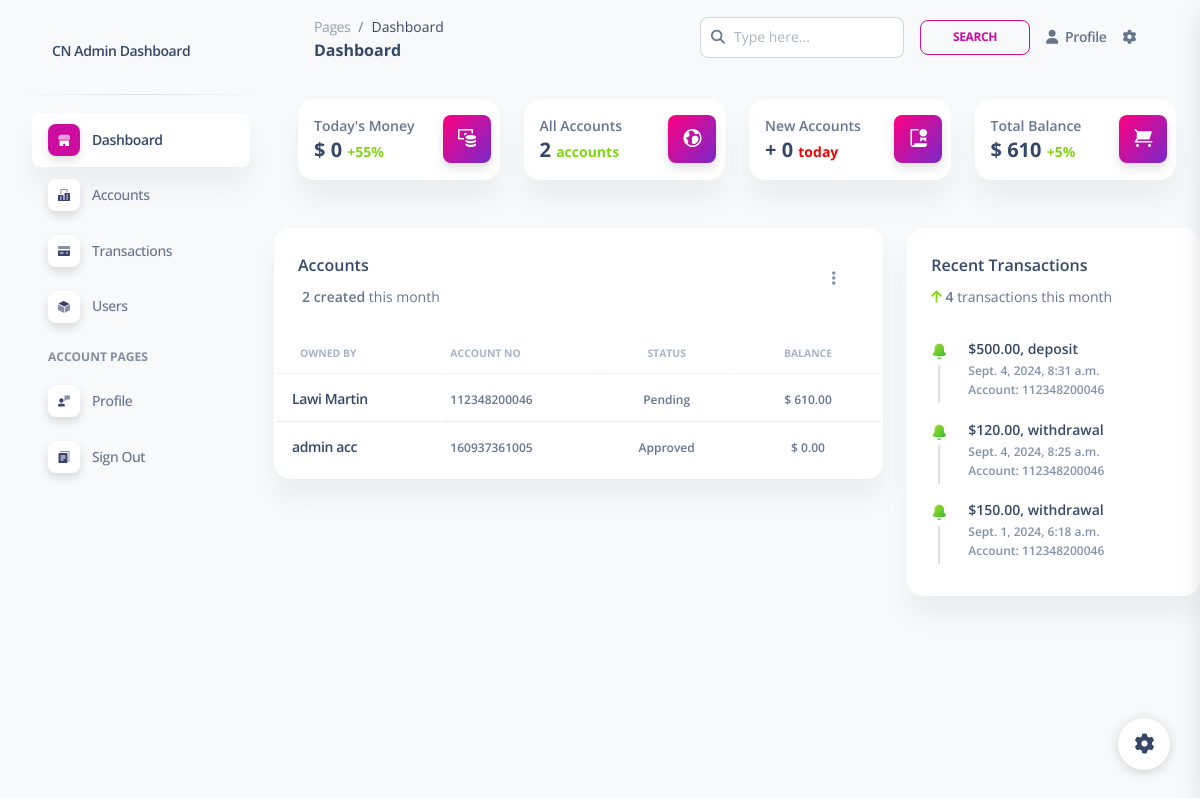
Page /control/dashboard on the earlier database version.
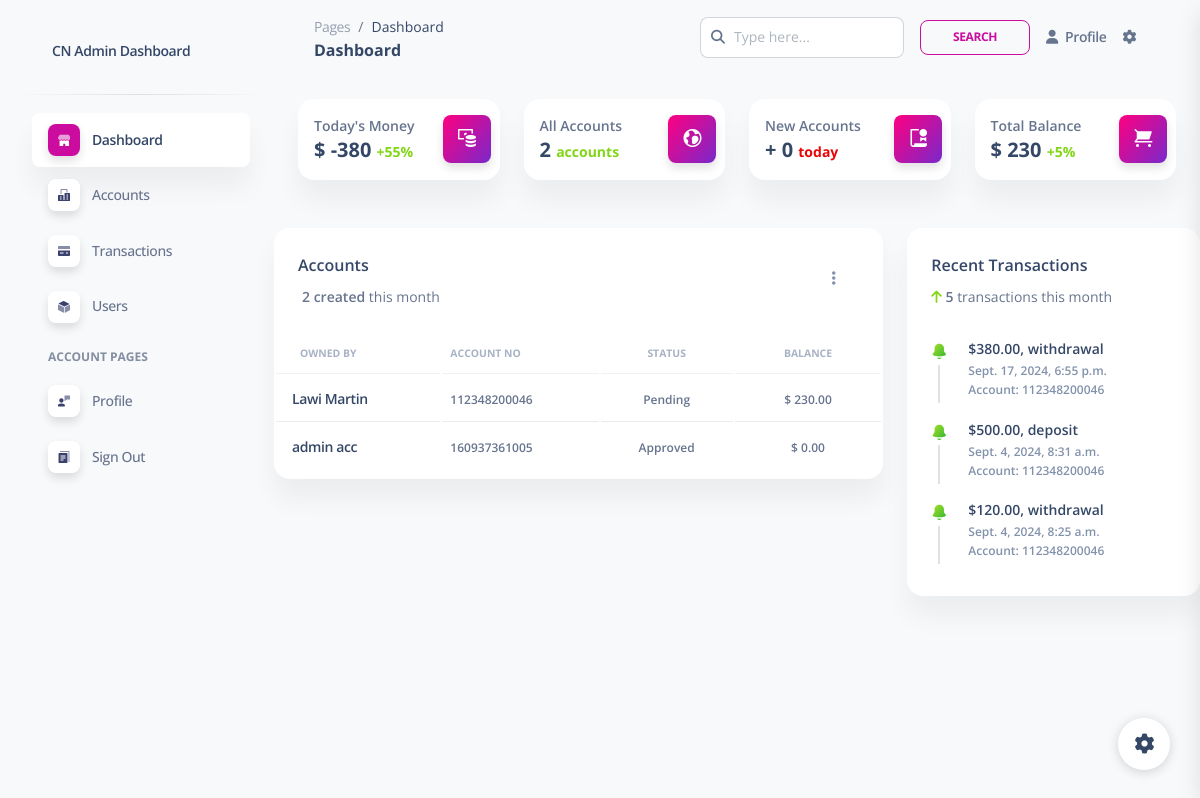
Same page on the later database version.
### core/models.py (models this page shows, shortened)
class Account(models.Model):
    STATUS = [
        ('Active', 'active'),
        ('Inactive', 'inactive'),
        ('Pending', 'pending'),
        ('On Hold', 'on hold'),
        ('Closed', 'closed'),
    ]
    user = models.OneToOneField(CustomUser, on_delete=models.CASCADE, related_name='account')
    balance = models.DecimalField(max_digits=12, decimal_places=2, default=0.00)
    status = models.CharField(max_length=50, choices=STATUS, default='pending')
    account_no = models.CharField(max_length=12, editable=False, unique=True)

class Transaction(models.Model):
    TRANSACTION_TYPES = (
        ('deposit', 'Deposit'),
        ('withdrawal', 'Withdrawal'),
    )
    STATUS = (
        ('Pending', 'pending'),
        ('Confirmed', 'confirmed'),
        ('Rejected', 'rejected'),
    )
    account = models.ForeignKey(Account, on_delete=models.CASCADE, related_name='transactions')
    transaction_type = models.CharField(max_length=10, choices=TRANSACTION_TYPES)
    amount = models.DecimalField(max_digits=12, decimal_places=2)
    date = models.DateTimeField(default=timezone.now)
    tr_status = models.CharField(max_length=55, choices=STATUS, default='Pending')

### accounts/models.py (models this page shows, shortened)
class CustomUser(AbstractBaseUser, PermissionsMixin):
    ROLES = [
        ('User', 'user'),
        ('Staff', 'staff'),
        ('Admin', 'admin'),
    ]
    first_name = models.CharField(max_length=30, blank=False)
    last_name = models.CharField(max_length=30, blank=False)
    address = models.TextField(blank=True, null=True)
    phone_no = models.IntegerField(blank=True, null=True)
    email = models.EmailField(unique=True)
    date_joined = models.DateTimeField(default=timezone.now)
    last_login = models.DateTimeField(null=True, blank=True)
    is_active = models.BooleanField(default=True)
    is_staff = models.BooleanField(default=False)
    user_type = models.CharField(max_length=20, choices=ROLES, default='User')
    account_no = models.CharField(max_length=12, unique=True, editable=False)
    password_reset_token = models.CharField(max_length=100, blank=True, null=True)
    password_reset_expiry = models.DateTimeField(blank=True, null=True)
    objects = CustomUserManager()
    USERNAME_FIELD = 'email'
    REQUIRED_FIELDS = ['first_name', 'last_name']
    def get_full_name(self):
        return f"{self.first_name} {self.last_name}"

### control/views.py (the view)
# urls.py: path('dashboard', views.dashboard, name='dashboard'),
def dashboard(request):
    accounts = Account.objects.all()[0:10]
    accounts_count = Account.objects.all().count()
    today = timezone.now().date()
    new_accounts = CustomUser.objects.filter(date_joined__date=today).count()
    total_cash = Account.objects.aggregate(total_balance=Sum('balance'))['total_balance'] or 0
    transactions_today = Transaction.objects.filter(date__date=today)
    total_balance_today = transactions_today.aggregate(
        total_deposits=Sum('amount', filter=Q(transaction_type='deposit')),
        total_withdrawals=Sum('amount', filter=Q(transaction_type='withdrawal'))
    )
    total_balance_today = (total_balance_today['total_deposits'] or 0) - (total_balance_today['total_withdrawals'] or 0)
    transactions = Transaction.objects.all().order_by('-date')[0:3]
    transactions_count = Transaction.objects.all().count()
    context = {
        'accounts': accounts,
        'accounts_count': accounts_count,
        'new_accounts': new_accounts,
        'total_cash':total_cash,
        'total_balance_today': total_balance_today,
        'transactions': transactions,
        'transactions_count': transactions_count
    }
    return render(request, 'dashboard.html', context)

### control/templates/dashboard.html (shortened to what the changed rows need)
{% load static %}
<!DOCTYPE html>
<html lang="en">
<head>
    <link href="{% static 'css/nucleo-icons.css' %}" rel="stylesheet" />
    <link href="{% static 'css/nucleo-svg.css' %}" rel="stylesheet" />
    <link href="{% static 'css/nucleo-svg.css' %}" rel="stylesheet" />
    <link id="pagestyle" href="{% static 'css/soft-ui-dashboard.min.css' %}" rel="stylesheet" />
</head>
<body class="g-sidenav-show  bg-gray-100">
    <main class="main-content position-relative max-height-vh-100 h-100 border-radius-lg ">
        {% block content %}
        <div class="container-fluid py-4">
            <div class="row">
                <div class="col-xl-3 col-sm-6 mb-xl-0 mb-4">
                    <div class="card">
                        <div class="card-body p-3">
                            <div class="row">
                                <div class="col-8">
                                    <div class="numbers">
                                        <p class="text-sm mb-0 text-capitalize font-weight-bold">Today's Money</p>
                                        <h5 class="font-weight-bolder mb-0">
                                            $ {{total_balance_today}}
                                            <span class="text-success text-sm font-weight-bolder">+55%</span>
                                        </h5>
                                    </div>
                                </div>
                            </div>
                        </div>
                    </div>
                </div>
                <div class="col-xl-3 col-sm-6">
                    <div class="card">
                        <div class="card-body p-3">
                            <div class="row">
                                <div class="col-8">
                                    <div class="numbers">
                                        <p class="text-sm mb-0 text-capitalize font-weight-bold">Total Balance</p>
                                        <h5 class="font-weight-bolder mb-0">
                                            $ {{total_cash}}
                                            <span class="text-success text-sm font-weight-bolder">+5%</span>
                                        </h5>
                                    </div>
                                </div>
                            </div>
                        </div>
                    </div>
                </div>
            </div>
        </div>
        <div class="row my-4">
            <div class="col-lg-8 col-md-6 mb-md-0 mb-4">
                <div class="card">
                    <div class="card-body px-0 pb-2">
                        <div class="table-responsive">
                            <table class="table align-items-center mb-0">
                                <thead>
                                    <tr>
                                        <th class="text-uppercase text-secondary text-xxs font-weight-bolder opacity-7">
                                            Owned BY</th>
                                        <th
                                            class="text-uppercase text-secondary text-xxs font-weight-bolder opacity-7 ps-2">
                                            Account No</th>
                                        <th
                                            class="text-center text-uppercase text-secondary text-xxs font-weight-bolder opacity-7">
                                            Status</th>
                                        <th
                                            class="text-center text-uppercase text-secondary text-xxs font-weight-bolder opacity-7">
                                            Balance</th>
                                    </tr>
                                </thead>
                                <tbody>
                                    {% for acc in accounts %}
                                    <tr>
                                        <td>
                                            <div class="d-flex px-2 py-1">
                                                <div class="d-flex flex-column justify-content-center">
                                                    <h6 class="mb-0 text-sm">
                                                        <a href=""
                                                            class="text-decoration-none">{{acc.user.get_full_name}}</a>
                                                    </h6>
                                                </div>
                                            </div>
                                        </td>
                                        <td class="align-middle text-sm">
                                            <span class="text-xs font-weight-bold"> {{acc.account_no}} </span>
                                        </td>
                                        <td class="align-middle text-center text-sm">
                                            <span class="text-xs font-weight-bold"> {{acc.status}} </span>
                                        </td>
                                        <td class="align-middle text-center text-sm">
                                            <span class="text-xs font-weight-bold"> $ {{acc.balance}} </span>
                                        </td>
                                    </tr>
                                    {% endfor %}
                                </tbody>
                            </table>
                        </div>
                    </div>
                </div>
            </div>
            <div class="col-lg-4 col-md-5">
                <div class="card h-100">
                    <div class="card-header pb-0">
                        <p class="text-sm">
                            <i class="fa fa-arrow-up text-success" aria-hidden="true"></i>
                            <span class="font-weight-bold">{{transactions_count}}</span> transactions this month
                        </p>
                    </div>
                    <div class="card-body p-3">
                        {% for tr in transactions %}
                        <div class="timeline timeline-one-side">
                            <div class="timeline-block mb-3">
                                <span class="timeline-step">
                                    <i class="ni ni-bell-55 text-success text-gradient"></i>
                                </span>
                                <div class="timeline-content">
                                    <h6 class="text-dark text-sm font-weight-bold mb-0">${{tr.amount}}, {{tr.transaction_type}}</h6>
                                    <p class="text-secondary font-weight-bold text-xs mt-1 mb-0">{{tr.date}}</p>
                                    <p class="text-secondary font-weight-bold text-xs mt-1 mb-0">Account: {{tr.account.account_no}}</p>
                                </div>
                            </div>
                        </div>
                        {% endfor %}
                    </div>
                </div>
            </div>
        </div>
        {% endblock %}
    </main>
</body>
</html>

Differences in the rows shown:
no longer on this page (row unchanged): Transaction: amount "150.00", transaction_type "withdrawal", date "Sept. 1, 2024, 6:18 a.m.", account.account_no "112348200046"
changed Account "Pending": balance "610.00" → "230.00"
added Transaction: amount "380.00", transaction_type "withdrawal", date "Sept. 17, 2024, 6:55 p.m.", account.account_no "112348200046"
Other differences:
{{ total_balance_today }}: "0" → "-380"
{{ total_cash }}: "610" → "230"
{{ transactions_count }}: "4" → "5"
